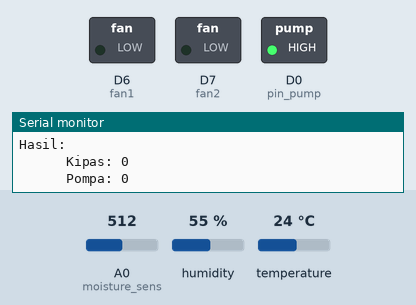
Simulated run of this sketch. Board: ESP8266 (NodeMCU). On the bench: switched loads named in the sketch (green lamp = pin HIGH), the last lines printed to the serial monitor. The inputs (shaded band) are chosen by the test bench; at power-on: temperature 24 °C, A0 (moisture_sens) = 512, humidity 55 %. WiFi joins after 1.5 s; servers stay silent unless stated; the local clock reads 2024-03-15 10:24:30 at power-on unless the sketch sets it.

Above: at 4.0 s.
4.1 s: temperature set to 27.6 °C
6.1 s: temperature set to 28.8 °C
At 8.1 s:
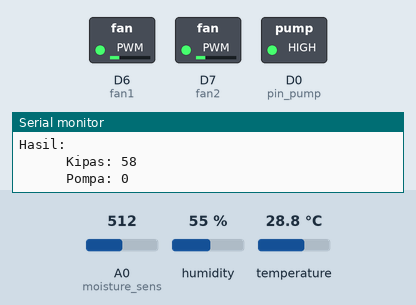
8.4 s: temperature set to 30.3 °C
At 10.1 s:
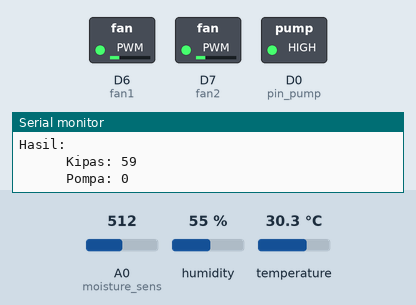
10.4 s: temperature set to 31.3 °C
At 11.9 s:
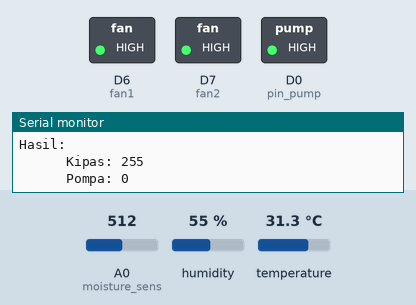
12.4 s: A0 (moisture_sens) set to 394
14.1 s: A0 (moisture_sens) set to 371
At 15.5 s:
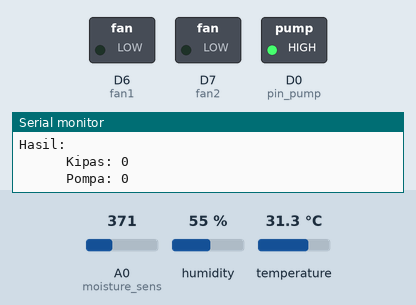
Timing chart, 0 to 17.1 s (numbered marks = the images above; inputs shaded):
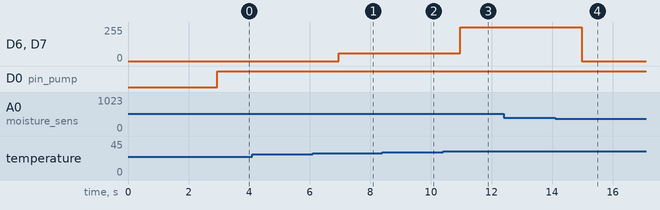

Measured:
- the behaviour switches between 28 and 28.1 °C on temperature (found by bisection; images 0 and 1)
- the behaviour switches between 30.9 and 31 °C on temperature (found by bisection; images 2 and 3)
- the behaviour switches between 378 and 377 on A0 (moisture_sens) (found by bisection; images 3 and 4)
- after the input at 6.1 s, D6 (fan1), D7 (fan2): 0/255 → 58/255 after 0.86 s
- after the input at 8.4 s, D6 (fan1), D7 (fan2): 58/255 → 59/255 after 0.56 s
- after the input at 10.4 s, D6 (fan1), D7 (fan2): 59/255 → 255/255 after 0.57 s
- after the input at 14.1 s, D6 (fan1), D7 (fan2): 255/255 → 0/255 after 0.89 s

The sketch:

FuzzyMonitoringPlant.ino
```cpp
//--------------------------ESP8266-----------------------------------------------------------------------
//------------------------------------------------------------------------------------------------------------------
//Include Library ESPWifi
#include <ESP8266WiFi.h>


//--------------------------Blynk-----------------------------------------------------------------------
//------------------------------------------------------------------------------------------------------------------
//Include Library Blynk
#include <BlynkSimpleEsp8266.h>
#define BLYNK_PRINT Serial

// Masukan Token Yang di Kirim dari Blynk Melalui Email
char auth[] = "tQRNG72EO3CR0pgQ93AXEqJbuEikjdAh";

//Masukkan Nama dan Kata Sandi Wifi
char ssid[] = "Variasi Aluminium";
char password[] = "hapisahsyukur1";

// Menginisialisasikan BlynkTimer. Timer ini digunakan sebagai interval waktu untuk pengiriman data ke server Blynk
BlynkTimer timer;

//Menginisialisasikan Widget Yang di Gunakan
WidgetLCD LCD(V3);


//--------------------------Millis-----------------------------------------------------------------------
//------------------------------------------------------------------------------------------------------------------
//Inisialisasi Variabel Millis
unsigned long waktuterakhir1 = 0;
unsigned long waktuterakhir2 = 0;
unsigned long waktuterakhir3 = 0;
unsigned long waktuterakhir4 = 0;
unsigned long waktuterakhir5 = 0;


//Pembacaan Data Setiap 1000 = 1 Detik
unsigned long waktubacadata = 1000;

//Pemrosesan Fuzzifikasi Setiap 1000 = 1 Detik
unsigned long waktudefuzzifikasi = 1000;


//--------------------------DHT11-----------------------------------------------------------------------
//------------------------------------------------------------------------------------------------------------------
//Include Library DHT
#include "DHT.h"

//Inisialisasi Pin DHT22
#define DHTPIN D1

//Inisialisasi Tipe DHT
#define DHTTYPE DHT22
DHT dht(DHTPIN, DHTTYPE);


//--------------------------Soil Mosture-----------------------------------------------------------------------
//------------------------------------------------------------------------------------------------------------------
//Inisialisasi Pin SoilSensor
#define moisture_sens A0


//Inisialisasi Variabel Kelembaban Tanah
const int dry = 775;
const int wet = 376;


//--------------------------Fan-----------------------------------------------------------------------
//------------------------------------------------------------------------------------------------------------------
//Inisialisasi Pin Fan
#define fan1 D6
#define fan2 D7

//Inisialisasi Variabel PWM Fan
int pwmfan1 = 0;
int pwmfan2 = 0;


//--------------------------Pump-----------------------------------------------------------------------
//------------------------------------------------------------------------------------------------------------------
//Inisialisasi Pin Pompa
#define pin_pump D0
//Inisialisasi Kondisi Pompa
bool kondisipump=0;


//--------------------------Waktu-----------------------------------------------------------------------
//------------------------------------------------------------------------------------------------------------------
//Include Library Time
#include <time.h>
int timezone = 7 * 3600;
int dst = 0;


//--------------------------Fuzzy Logic-----------------------------------------------------------------------
//------------------------------------------------------------------------------------------------------------------
#include <Fuzzy.h>
Fuzzy *fuzzy = new Fuzzy();

  //Membuat Fuzzy Set

  //Fuzzy Set Input

  //Inisialisai Fuzzy Set Suhu
  FuzzySet *dingin                 = new FuzzySet(0, 10, 10, 20);
  FuzzySet *normalmalam            = new FuzzySet(19, 21, 21, 22);
  FuzzySet *hangat                 = new FuzzySet(21, 25, 25, 29);
  FuzzySet *normalsiang            = new FuzzySet(28, 30, 30, 31);
  FuzzySet *panas                  = new FuzzySet(30, 65, 65, 100);

  //Inisialisai Fuzzy Set Kelembaban
  FuzzySet *kering                 = new FuzzySet(0, 13, 13, 25);
  FuzzySet *lembab                 = new FuzzySet(24, 40, 40, 50);
  FuzzySet *basah                  = new FuzzySet(49, 75, 75, 100);

  //Inisialisai Fuzzy Set Waktu
  FuzzySet *tengahmalam            = new FuzzySet(-1, 4, 4, 9);
  FuzzySet *siang                  = new FuzzySet(8, 12, 12, 17);
  FuzzySet *malam                  = new FuzzySet(16, 20, 20, 24);


  //Fuzzy Set Output

  //Inisialisai Fuzzy Set Kipas
  FuzzySet *m                     = new FuzzySet(0, 0, 0, 0);
  FuzzySet *s                     = new FuzzySet(30, 75, 75, 80);
  FuzzySet *c                     = new FuzzySet(255, 255, 255, 255);

  //Inisialisai Fuzzy Set Pompa
  FuzzySet *mati                  = new FuzzySet(0, 0, 0, 0);
  FuzzySet *sedang                = new FuzzySet(1, 3, 3, 5);
  FuzzySet *lama                  = new FuzzySet(4, 7, 7, 10);


//--------------------------MEMANGGGIL TAB LAIN-----------------------------------------------------------------------
//--------------------------------------------------------------------------------------------------------------------
#include "fuzzy_rule.h"
#include "fuzzy_set.h"


void setup()
{
  //Memulai Komunikasi Serial
  Serial.begin(9600);
  Blynk.begin(auth, ssid, password);
  dht.begin();

  //Menghubungkan ke Wifi
  Serial.println("Menghubungkan Wifi ");
  Serial.println(ssid);

  WiFi.begin(ssid,password);

  Serial.println("\nMenghubungkan");

  //Memeriksa Koneksi
  while( WiFi.status() != WL_CONNECTED ){
      delay(1000);
      Serial.print(".");
  }

  //Indikator Wifi Terhubung
  Serial.println("Wifi Terhubung!");
  Serial.print("IP : ");
  Serial.println(WiFi.localIP() );


  //Mengambil Sample Waktu di Internet
  configTime(timezone, dst, "pool.ntp.org","time.nist.gov");
  Serial.println("\nMenunggu NTP...");

  while(!time(nullptr)){
     Serial.print("*");

     delay(1000);
  }

  Serial.println("\nRespon Waktu....OK");
  delay(1000);

  //Inisalisasi Pompa Sebagai Output
  pinMode(pin_pump, OUTPUT);

  //Memanggil Fungsi Logika Fuzzy
  fuzzyrule();
  fuzzyset();

}

void loop()
{

  //Menjalankan Fungsi Blynk
  Blynk.run();

  //Inisialisasi Variabel Sensor
  float t;
  int jam;

    //Membaca Nilai Suhu Atau Temperatur
    t = dht.readTemperature();

    //Cek Pembacaan Nilai Sensor, Apabila Gagal. Maka Ulang Secara Terus Menerus
    if (isnan(t)) {
      Serial.println("Gagal Membaca Nilai Sensor Suhu!");
      delay(500);
      return;
    }

    //Membaca Nilai Kelembapan Tanah
    int sens_value= analogRead(moisture_sens);
    int outputsensor= map(sens_value, wet, dry, 100, 0);

    //Mengambil Data Waktu dari Internet
    time_t now = time(nullptr);
    struct tm* p_tm = localtime(&now);

    //Mengambil Sampel Waktu Jam
    jam = p_tm->tm_hour;

  //Menampilkan Data Sensor
  if (millis() - waktuterakhir1 > waktubacadata) {

    waktuterakhir1 = millis();

    //Menampilkan Suhu dan Kelembaban
    Serial.print("Suhu : ");
    Serial.print(t);   Serial.println(" °C");
    Serial.print("Kelembaban Tanah : ");
    Serial.print(outputsensor);   Serial.println(" %");
    Serial.print("Waktu : Jam ");
    Serial.print(jam);
    Serial.print(":");
    Serial.print(p_tm->tm_min);
    Serial.print(":");
    Serial.print(p_tm->tm_sec);   Serial.println(" WIB");
    Serial.println("");


    Serial.print("[");
    Serial.print(t);
    Serial.print(" ");
    Serial.print(outputsensor);
    Serial.print(" ");
    Serial.print(jam);
    Serial.println("]");
    Serial.println("");

    }


//--------------------------Pembacaan Data Logika Fuzzy-----------------------------------------------------------------------

    fuzzy->setInput(1, t);
    fuzzy->setInput(2, outputsensor);
    fuzzy->setInput(3, jam);

    //Memproses Fuzzifikasi
    fuzzy->fuzzify();

    //Memproses Defuzzifikasi
    int fan = fuzzy->defuzzify(1);
    int pump = fuzzy->defuzzify(2);

  //Menampilkan Hasil Proses Fuzzyfikasi
  if (millis() - waktuterakhir2 > waktudefuzzifikasi) {
    waktuterakhir2 = millis();

    Serial.println("");
    Serial.println("Hasil: ");
    Serial.print("\t\t\tKipas: ");
    Serial.println(fan);
    Serial.print("\t\t\tPompa: ");
    Serial.println(pump);
    Serial.println("");

    }

    //Konversi Nilai Analog 255 Menjadi 1023
    int nilaiPWM = map(fan, 0, 255, 0, 1023);

    //Inissialisasi Variabel PWM
    pwmfan1 = nilaiPWM;
    pwmfan2 = nilaiPWM;

    if (millis()- waktuterakhir3 > 1000){
      waktuterakhir3 = millis();
      analogWrite(fan1, pwmfan1);
      analogWrite(fan2, pwmfan2);
    }


    //Inisialisai Variabel Penampung Waktu Pompa
    unsigned long waktupump = pump * 1000;

    //Menyatakan Kondisi
    //Jika waktupump Lebih dari 0
    if (waktupump > 0){

    //Maka Nyalakan Pompa Selama waktupump
    if (millis()- waktuterakhir4 > waktupump){
      waktuterakhir4 = millis();
      kondisipump =! kondisipump;
      digitalWrite(pin_pump, kondisipump);
    }

    }

    //Jika Waktu Pump Sama Dengan 0
    else if  (waktupump == 0){
      digitalWrite(pin_pump, HIGH);
    }

    //Mengirim Data ke Blynk


    if (millis() - waktuterakhir5 > 500) {
    waktuterakhir5 = millis();
    Blynk.virtualWrite(V1, t);
    Blynk.virtualWrite(V2, outputsensor);
    Blynk.virtualWrite(V3, fan);
    Blynk.virtualWrite(V4, pump);
    }

}
```

fuzzy_set.h
```cpp
void fuzzyset(){

//Inisialisasi Fuzzy Input

  //Inisialisasi Fuzzy Input Suhu
  FuzzyInput *suhu = new FuzzyInput(1);
  suhu->addFuzzySet(dingin);
  suhu->addFuzzySet(normalmalam);
  suhu->addFuzzySet(hangat);
  suhu->addFuzzySet(normalsiang);
  suhu->addFuzzySet(panas);
  //Memasukan Data dari Fuzzy Input ke Dalam Logika Fuzzy
  fuzzy->addFuzzyInput(suhu);


  //Inisialisasi Fuzzy Input Kelembaban Tanah
  FuzzyInput *kelembaban = new FuzzyInput(2);
  kelembaban->addFuzzySet(kering);
  kelembaban->addFuzzySet(lembab);
  kelembaban->addFuzzySet(basah);
  //Memasukan Data dari Fuzzy Input ke Dalam Logika Fuzzy
  fuzzy->addFuzzyInput(kelembaban);


   //Inisialisasi Fuzzy Input Waktu
  FuzzyInput *waktu = new FuzzyInput(3);
  waktu->addFuzzySet(tengahmalam);
  waktu->addFuzzySet(siang);
  waktu->addFuzzySet(malam);
  //Memasukan Data dari Fuzzy Input ke Dalam Logika Fuzzy
  fuzzy->addFuzzyInput(waktu);


//Inisialisasi Fuzzy Output

  //Inisialisasi Fuzzy Output Kipas
  FuzzyOutput *kipas = new FuzzyOutput(1);
  kipas->addFuzzySet(m);
  kipas->addFuzzySet(s);
  kipas->addFuzzySet(c);
  //Memasukan Data dari Fuzzy Output ke Dalam Logika Fuzzy
  fuzzy->addFuzzyOutput(kipas);


  //Inisialisasi Fuzzy Output Pompa
  FuzzyOutput *pompa = new FuzzyOutput(2);
  pompa->addFuzzySet(mati);
  pompa->addFuzzySet(sedang);
  pompa->addFuzzySet(lama);
  //Memasukan Data dari Fuzzy Output ke Dalam Logika Fuzzy
  fuzzy->addFuzzyOutput(pompa);

}
```

Source omitted: fuzzy_rule.h (41146 bytes)
